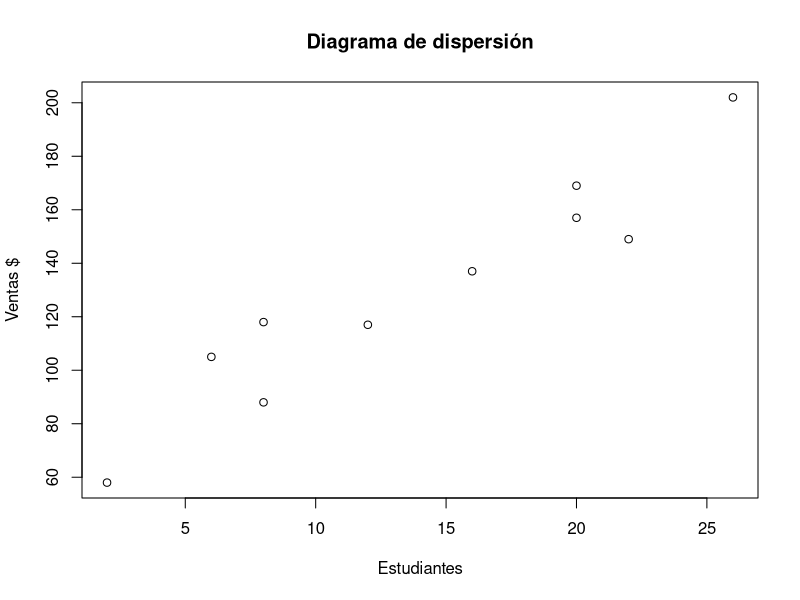
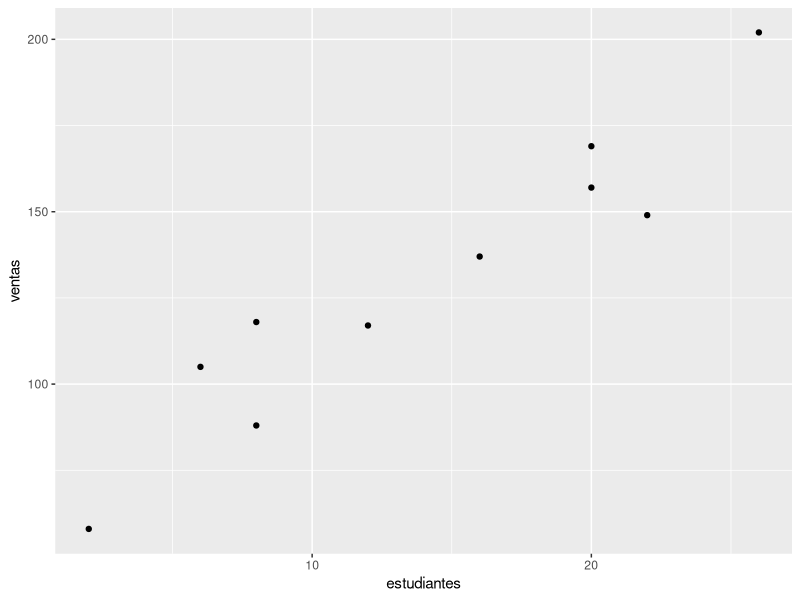

Recreate these plots in R, in order.
# Cargar librerías
library(ggplot2)

# Cargar datos
restaurantes <- c(1:10)
estudiantes <- c(2,6,8,8,12,16,20,20,22,26)
ventas <- c(58,105,88,118,117,137,157,169,149,202)

datos <- data.frame(restaurantes,estudiantes,ventas)
datos
# Describir los datos

summary(datos)
str(datos)

# Construir un modelo MODELO DE REGRESION LINEAL SIMPLE
# ventas es la variable dependiente
# estudiantes es la variable independiente
# ~ tilde o virulilla significa }
# que variable dependiente ventas depende de independiente estudiantes
modelo <- lm(data = datos, formula = ventas ~ estudiantes)
modelo

summary(modelo)
anova(modelo)

paste("La variable independiente representa aproximadamanete un:",
      round(cor(datos$estudiantes, datos$ventas)^2 * 100 ,2), 
    "el valor de la variable dependiente")
      

# Generar gráfica de dispersión y tendencia
plot(datos$estudiantes, datos$ventas,
     xlab = "Estudiantes",
     ylab = "Ventas $",
     main = "Diagrama de dispersión")

ggplot(data = datos, aes(x = estudiantes, y = ventas))   +   geom_point()

# Evaluar el modelo

  # Coeficiente de determinación
  # Los coefiecientes: 
  # Pruebas de significacia * ** ***
  # Error Estándar Estimación con relación a la varianza y la raiz es onforme a la desviación



# Interpretar el modelo

paste ("El valor de la variable dependiente e igual a: ",
       modelo$coefficients[1] , " + ", modelo$coefficients[2], " * "," el valor de x")

# Se observa una relación lineal importante en un "90.27%"

# Predecir

# y = (a + bx)
predict(object = modelo, newdata = data.frame(estudiantes = c(15,20,25,35,45)))

